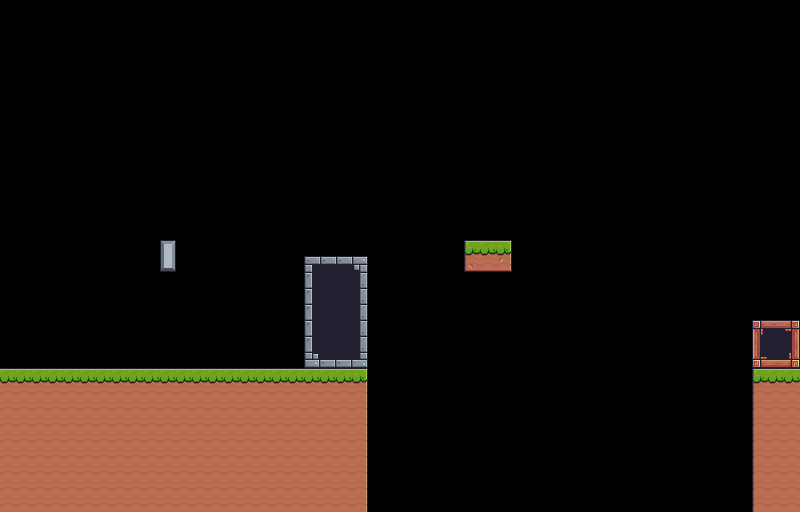

A 2D game scene composited from a Tiled map and its tileset images. What follows is a short description and the map's XML, with each tile layer's data collapsed to a summary:
An orthogonal 50x32 tile map with 16x16 px tiles, 3 tile layers (walkable, level_finish, ground_layer).

<map version="1.10" tiledversion="1.10.1" orientation="orthogonal" renderorder="right-down" width="50" height="32" tilewidth="16" tileheight="16" infinite="0" nextlayerid="4" nextobjectid="1">
 <tileset firstgid="1" source="tiles.tsx" />
 <layer id="1" name="walkable" width="50" height="32">
  <data>[1600 cells, 68 non-empty, 18 distinct tile ids]</data>
 </layer>
 <layer id="3" name="level_finish" width="50" height="32">
  <data>[1600 cells, 9 non-empty, 9 distinct tile ids]</data>
 </layer>
 <layer id="2" name="ground_layer" width="50" height="32">
  <data>[1600 cells, 206 non-empty, 4 distinct tile ids]</data>
 </layer>
</map>
